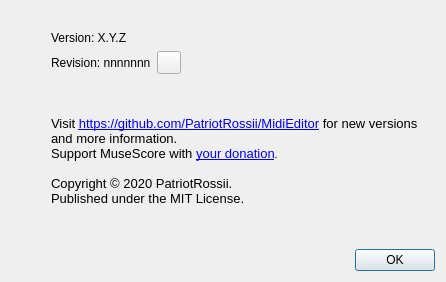
<?xml version="1.0" encoding="UTF-8"?>
<ui version="4.0">
 <class>AboutBox</class>
 <widget class="QDialog" name="AboutBox">
  <property name="geometry">
   <rect>
    <x>0</x>
    <y>0</y>
    <width>446</width>
    <height>282</height>
   </rect>
  </property>
  <property name="windowTitle">
   <string>About MuseScore</string>
  </property>
  <property name="autoFillBackground">
   <bool>true</bool>
  </property>
  <property name="modal">
   <bool>true</bool>
  </property>
  <layout class="QVBoxLayout">
   <item>
    <layout class="QVBoxLayout">
     <item>
      <layout class="QHBoxLayout">
       <property name="sizeConstraint">
        <enum>QLayout::SetDefaultConstraint</enum>
       </property>
       <item>
        <layout class="QVBoxLayout" name="verticalLayout_3">
         <property name="spacing">
          <number>6</number>
         </property>
         <property name="sizeConstraint">
          <enum>QLayout::SetNoConstraint</enum>
         </property>
         <item>
          <spacer name="horizontalSpacer">
           <property name="orientation">
            <enum>Qt::Horizontal</enum>
           </property>
           <property name="sizeType">
            <enum>QSizePolicy::Fixed</enum>
           </property>
           <property name="sizeHint" stdset="0">
            <size>
             <width>40</width>
             <height>0</height>
            </size>
           </property>
          </spacer>
         </item>
        </layout>
       </item>
       <item>
        <layout class="QVBoxLayout">
         <property name="sizeConstraint">
          <enum>QLayout::SetDefaultConstraint</enum>
         </property>
         <item>
          <spacer name="verticalSpacer">
           <property name="orientation">
            <enum>Qt::Vertical</enum>
           </property>
           <property name="sizeType">
            <enum>QSizePolicy::Fixed</enum>
           </property>
           <property name="sizeHint" stdset="0">
            <size>
             <width>20</width>
             <height>20</height>
            </size>
           </property>
          </spacer>
         </item>
         <item>
          <widget class="QLabel" name="version_label">
           <property name="text">
            <string notr="true" extracomment="gets replaced programmatically">Version: X.Y.Z</string>
           </property>
          </widget>
         </item>
         <item>
          <layout class="QHBoxLayout" name="horizontalLayout">
           <item>
            <widget class="QLabel" name="revision_label">
             <property name="text">
              <string notr="true" extracomment="gets replaced programmatically">Revision: nnnnnnn</string>
             </property>
            </widget>
           </item>
           <item>
            <widget class="QToolButton" name="copyRevisionButton">
             <property name="toolTip">
              <string>Copy revision number</string>
             </property>
             <property name="text">
              <string notr="true"/>
             </property>
             <property name="icon">
              <iconset>
               <normaloff>:/data/icons/edit-copy.svg</normaloff>:/data/icons/edit-copy.svg</iconset>
             </property>
            </widget>
           </item>
           <item>
            <spacer name="horizontalSpacer_2">
             <property name="orientation">
              <enum>Qt::Horizontal</enum>
             </property>
             <property name="sizeHint" stdset="0">
              <size>
               <width>40</width>
               <height>20</height>
              </size>
             </property>
            </spacer>
           </item>
          </layout>
         </item>
         <item>
          <widget class="QLabel" name="copyrightLabel">
           <property name="sizePolicy">
            <sizepolicy hsizetype="Expanding" vsizetype="Expanding">
             <horstretch>0</horstretch>
             <verstretch>0</verstretch>
            </sizepolicy>
           </property>
           <property name="text">
            <string notr="true" extracomment="Placeholder, gets set and translated programmatically">&lt;!DOCTYPE HTML PUBLIC &quot;-//W3C//DTD HTML 4.0//EN&quot; &quot;http://www.w3.org/TR/REC-html40/strict.dtd&quot;&gt;
&lt;html&gt;&lt;head&gt;&lt;meta name=&quot;qrichtext&quot; content=&quot;1&quot; /&gt;&lt;style type=&quot;text/css&quot;&gt;
p, li { white-space: pre-wrap; }
&lt;/style&gt;&lt;/head&gt;&lt;body style=&quot; font-family:'MS Shell Dlg 2'; font-size:8pt; font-weight:400; font-style:normal;&quot;&gt;
&lt;p style=&quot; margin-top:0px; margin-bottom:0px; margin-left:0px; margin-right:0px; -qt-block-indent:0; text-indent:0px;&quot;&gt;&lt;span style=&quot; font-family:'Arial'; font-size:10pt;&quot;&gt;Visit &lt;/span&gt;&lt;a href=&quot;https://github.com/PatriotRossii/MidiEditor&quot;&gt;&lt;span style=&quot; font-family:'Arial'; font-size:10pt; color:#0000ff;&quot;&gt;https://github.com/PatriotRossii/MidiEditor&lt;/span&gt;&lt;/a&gt;&lt;span style=&quot; font-family:'Arial'; font-size:10pt;&quot;&gt; for new versions and more information.&lt;/span&gt;&lt;/p&gt;
&lt;p style=&quot; margin-top:0px; margin-bottom:0px; margin-left:0px; margin-right:0px; -qt-block-indent:0; text-indent:0px;&quot;&gt;&lt;span style=&quot; font-family:'Arial'; font-size:10pt;&quot;&gt;Support MuseScore with &lt;/span&gt;&lt;a href=&quot;https://donorbox.org/musicplayer&quot;&gt;&lt;span style=&quot; font-size:10pt; text-decoration: underline; color:#0000ff;&quot;&gt;your donation&lt;/span&gt;&lt;/a&gt;.&lt;/p&gt;
&lt;p style=&quot;-qt-paragraph-type:empty; margin-top:0px; margin-bottom:0px; margin-left:0px; margin-right:0px; -qt-block-indent:0; text-indent:0px; font-family:'Arial'; font-size:10pt;&quot;&gt;&lt;br /&gt;&lt;/p&gt;
&lt;p style=&quot; margin-top:0px; margin-bottom:0px; margin-left:0px; margin-right:0px; -qt-block-indent:0; text-indent:0px;&quot;&gt;&lt;span style=&quot; font-family:'Arial'; font-size:10pt;&quot;&gt;Copyright &lt;/span&gt;&lt;span style=&quot; font-size:10pt;&quot;&gt;©&lt;/span&gt;&lt;span style=&quot; font-family:'Arial'; font-size:10pt;&quot;&gt; 2020 PatriotRossii. &lt;/span&gt;&lt;/p&gt;
&lt;p style=&quot; margin-top:0px; margin-bottom:0px; margin-left:0px; margin-right:0px; -qt-block-indent:0; text-indent:0px;&quot;&gt;&lt;span style=&quot; font-family:'Arial'; font-size:10pt;&quot;&gt;Published under the MIT License.&lt;/span&gt;&lt;/p&gt;&lt;/body&gt;&lt;/html&gt;</string>
           </property>
           <property name="wordWrap">
            <bool>true</bool>
           </property>
           <property name="openExternalLinks">
            <bool>true</bool>
           </property>
          </widget>
         </item>
        </layout>
       </item>
      </layout>
     </item>
     <item>
      <widget class="QDialogButtonBox" name="buttonBox">
       <property name="standardButtons">
        <set>QDialogButtonBox::Ok</set>
       </property>
      </widget>
     </item>
    </layout>
   </item>
  </layout>
 </widget>
 <layoutdefault spacing="6" margin="11"/>
 <resources>
  <include location="resources/resources.qrc"/>
 </resources>
 <connections>
  <connection>
   <sender>buttonBox</sender>
   <signal>accepted()</signal>
   <receiver>AboutBox</receiver>
   <slot>accept()</slot>
   <hints>
    <hint type="sourcelabel">
     <x>531</x>
     <y>326</y>
    </hint>
    <hint type="destinationlabel">
     <x>582</x>
     <y>29</y>
    </hint>
   </hints>
  </connection>
 </connections>
</ui>
